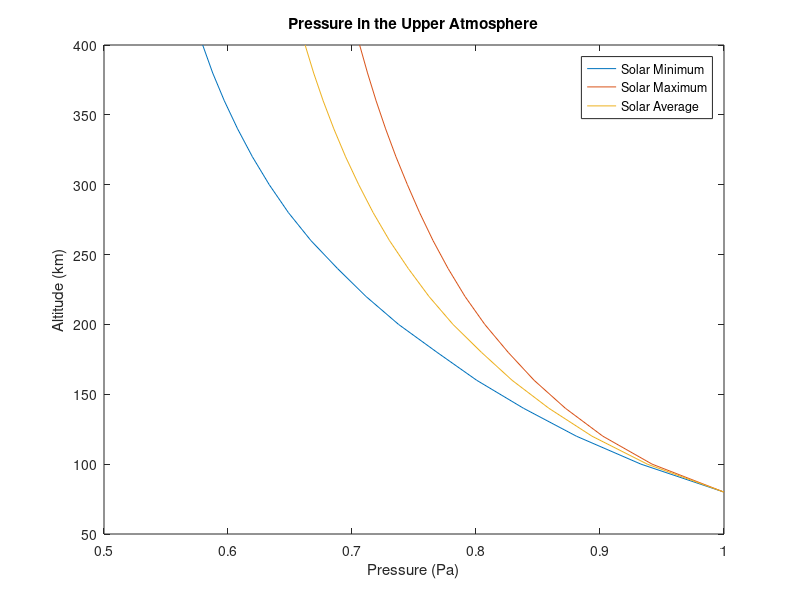
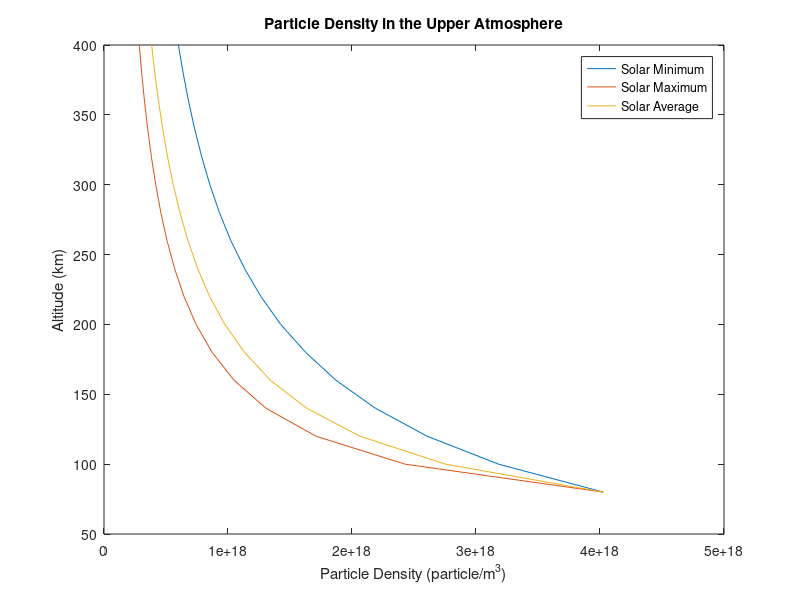
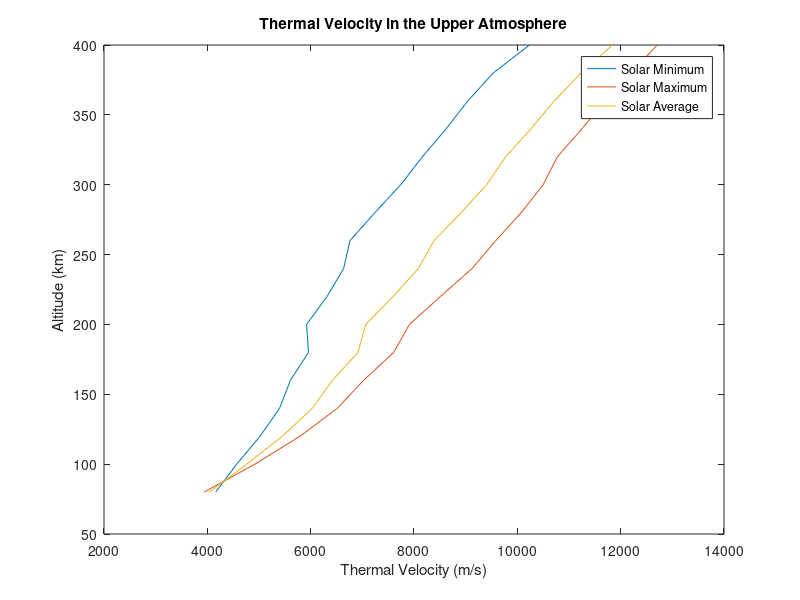
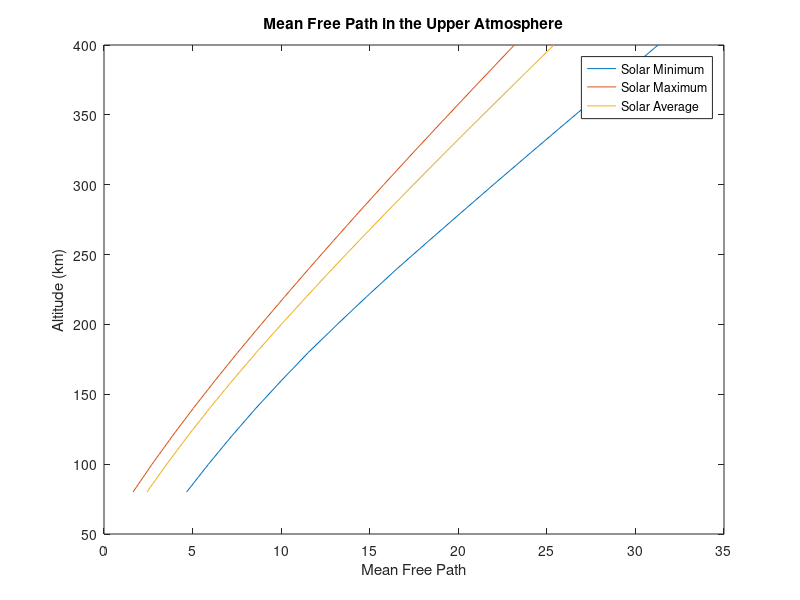

Reproduce these figures in MATLAB, in order.
%% Midterm 1
% Spacecraft Environments
% Liam Hood
function Midterm1()
clc; clear; close all;

AtmosphericTable = [ 80	0.021999025	0.024571135	3.22009E-20	4.11549E-20 ; ...
100	0.021546553	0.024570958	3.06282E-20	4.1155E-20 ; ...
120	0.020572841	0.024107455	2.72417E-20	3.95418E-20 ; ...
140	0.020151824	0.024107237	2.57837E-20	3.95419E-20 ; ...
160	0.02086041	0.025089884	2.82738E-20	4.29638E-20 ; ...
180	0.020421949	0.025089881	2.67765E-20	4.29638E-20 ; ...
200	0.022634086	0.026635973	3.4598E-20	4.83512E-20 ; ...
220	0.021613262	0.025956358	3.11248E-20	4.59902E-20 ; ...
240	0.021135058	0.025173841	2.95466E-20	4.32741E-20 ; ...
260	0.021875748	0.025149913	3.2131E-20	4.31986E-20 ; ...
280	0.020375056	0.024860903	2.70977E-20	4.22018E-20; ...
300	0.018972346	0.024833729	2.24304E-20	4.21212E-20; ...
320	0.018104496	0.02542809	1.97679E-20	4.42149E-20; ...
340	0.017154812	0.025014337	1.70363E-20	4.27978E-20; ...
360	0.016438595	0.024711836	1.60011E-20	4.17767E-20; ...
380	0.01553743	0.024121928	1.40283E-20	3.97589E-20; ...
400	0.014143682	0.02359261	1.3322E-20	3.79628E-20; ...
420	0.01066863	0.022535034	1.24689E-20	3.43184E-20; ...
440	0.007258539	0.021449041	1.06353E-20	3.05727E-20; ...
460	0.00432235	0.020404336	9.03802E-21	2.69659E-20; ...
480	0.00351503	0.019459819	8.28983E-21	2.37016E-20; ...
500	0.003010642	0.018651911	7.961E-21	2.09065E-20; ...
520	0.002177618	0.018116948	7.74687E-21	1.90794E-20; ...
540	0.001817642	0.017637395	7.79726E-21	1.74364E-20; ...
560	0.001737794	0.017266981	8.04958E-21	1.61774E-20; ...
580	0.001645458	0.017042738	8.47109E-21	1.54638E-20; ...
600	0.001588727	0.016836129	9.20218E-21	1.48111E-20 ] ;

AODensity = [ 200	1.00E+16	1.00E+16 ; ... 
220	6.00E+15	8.00E+15;...
240	3.00E+15	6.00E+15;...
260	1.00E+15	4.00E+15;...
280	7.00E+14	3.00E+15;...
300	5.00E+14	2.00E+15;...
320	3.00E+14	1.00E+15;...
340	2.00E+14	8.00E+14;...
360	1.00E+14	6.00E+14;...
380	7.00E+13	5.00E+14;...
400	3.00E+13	4.00E+14;...
420	8.00E+12	3.80E+14;...
440	3.00E+12	3.60E+14;...
460	1.00E+12	3.40E+14;...
480	7.00E+11	3.20E+14;...
500	5.00E+11	3.00E+14;...
520	2.00E+11	2.60E+14;...
540	9.00E+10	2.30E+14;...
560	6.00E+10	2.00E+14;...
580	3.00E+10	1.60E+14;...
600	1.00E+10	1.30E+14 ] ;

g = 9.81 ; % m*s^-2
R = 287 ; % J*mol^-1*K^-1
kB = 138e-23 ; % J/K
Na = 6.0221409e23 ; % avogadro's number
mu = 398600 ;
re = 6378 ;

h = AtmosphericTable( 1:17 , 1 ) ;
Mmin = AtmosphericTable( 1:17 , 2 ) ;
Mmax = AtmosphericTable( 1:17 , 3 ) ;
Mavg = ( Mmin + Mmax ) ./ 2 ;

%% 1
sminT = linspace( 180 , 700 , 17 ) ;
smaxT = linspace( 180 , 1800 , 17 ) ;
savgT = ( sminT + smaxT ) ./ 2 ;

psmin = 1 ; % [Pa] at 80 km
psavg = 1 ; 
psmax = 1 ; % [Pa] at 80 km
for ii = 2:17
    psmin(ii) = psmin(ii-1)*exp( -(Mmin(ii)*g*20e3) / (R*sminT(ii)) ) ;
    psavg(ii) = psavg(ii-1)*exp( -(Mavg(ii)*g*20e3) / (R*savgT(ii)) ) ;
    psmax(ii) = psmax(ii-1)*exp( -(Mmax(ii)*g*20e3) / (R*smaxT(ii)) ) ;
end
figure
plot( psmin , h , psmax , h , psavg , h) 
title( 'Pressure in the Upper Atmosphere' ) 
xlabel( 'Pressure (Pa)' )
ylabel( 'Altitude (km)' )
legend( 'Solar Minimum' , 'Solar Maximum' , 'Solar Average' )
% The pressure drops less with altitude for solar maximum because the
% molecules are hotter so moving more, creating more pressure expanding the
% atmosphere

% particle density
ng_smin = psmin./(kB.*sminT) ;
ng_savg = psavg./(kB.*savgT) ;
ng_smax = psmax./(kB.*smaxT) ;
figure
plot( ng_smin , h , ng_smax , h , ng_savg , h ) 
title( 'Particle Density in the Upper Atmosphere' ) 
xlabel( 'Particle Density (particle/m^3)' )
ylabel( 'Altitude (km)' )
legend( 'Solar Minimum' , 'Solar Maximum' , 'Solar Average' )
% The particle density decreases with altitude. It is faster for solar
% maximum because the molecules are warmer and collide more often expanding
% the space between molecules

% Thermal velocity
for ii = 1:17
    v_smin(ii) = sqrt( 8*kB*sminT(ii)/(pi*(Mmin(ii)/Na)) ) ;
    v_savg(ii) = sqrt( 8*kB*savgT(ii)/(pi*(Mavg(ii)/Na)) ) ;
    v_smax(ii) = sqrt( 8*kB*smaxT(ii)/(pi*(Mmax(ii)/Na)) ) ;
end
figure
plot( v_smin , h , v_smax , h , v_savg , h ) 
title( 'Thermal Velocity in the Upper Atmosphere' ) 
xlabel( 'Thermal Velocity (m/s)' )
ylabel( 'Altitude (km)' )
legend( 'Solar Minimum' , 'Solar Maximum' , 'Solar Average' )
% The thermal velocity increases with temperature which makes sense. And
% they start at about the same velocity because the temperature and
% composition of the atmosphere is not very effected at lower altitudes. At
% the high altitude the solar maximum thermal velocity is much higher
% because the molecules are much warmer. It is weird that the curve is less
% smooth

% Mean free path
for ii = 1:17
    mfp_smin = 1./(4.*ng_smin*(AtmosphericTable(ii,4))) ;
    mfp_savg = 1./(4.*ng_savg*((AtmosphericTable(ii,4)+AtmosphericTable(ii,5))./2)) ;
    mfp_smax = 1./(4.*ng_smax*(AtmosphericTable(ii,5))) ;
end
figure
plot( mfp_smin , h , mfp_smax , h , mfp_savg , h ) 
title( 'Mean Free Path in the Upper Atmosphere' ) 
xlabel( 'Mean Free Path' )
ylabel( 'Altitude (km)' )
legend( 'Solar Minimum' , 'Solar Maximum' , 'Solar Average' )
% It makes sense that the mean free path increase with altitude since the
% particel density of the atmosphere decreases. It also makes sense that
% solar maximum makes it shorter because the atmosphere expands more with
% the extra heat.

%% 2
% p = rho*R*T
% a 
n = 1e2 ;
p0 = 1 ; % avg pressure [Pa] at 80km
T0 = 273.15 - 80 ; %avg temp [K] at 80 km
L = 3 ; % [K/km]
p = p0.*( 1 + (L/T0).*h ).^((Mavg.*g)./(R.*L)) ;
T = T0 + L/h ;
for ii = 1:length(h)
    rho(ii) = p(ii)/(R*T(ii)) ;
end
figure
plot( rho , h ) 
title( 'Density in the Upper Atmosphere' ) 
xlabel( 'Density (kg/m^3)' )
ylabel( 'Altitude (km)' )

% b
a = 400 + re ;
m = 80 ;
A = 1 ;
Cd = 2.2 ;
time = 0 ;
ii = 1 ;
while a(ii) > ( 80 + re )
    adot(ii) = -((rho(ii)*A*Cd)/m)*((mu*a(ii))^.5)*(1e3) ;
    Life(ii) = -20/adot(ii) ;
    time(ii+1) = sum(Life) ;
    a(ii+1) = a(ii) - 20 ;
    ii = ii + 1 ;
end
disp([ 'The time to de-orbit is ' , num2str(time(ii)) ])

% c
m = 80 ;
A = linspace( 1 , 100 , 100 );
Cd = 2.2 ;
time = 0 ;
for jj = 1:100 
    a = 400 + re ;
    ii = 1 ;
    while a(ii) > ( 80 + re )
        adot(ii,jj) = -((rho(ii)*A(jj)*Cd)/m)*((mu*a(ii))^.5)*(1e3) ;
        Life(ii) = -20/adot(ii,jj) ;
        time(jj) = sum(Life) ;
        a(ii+1) = a(ii) - 20 ;
        ii = ii + 1 ;
    end
end
figure
plot( A , time )
title( 'S/c lifespan with Different Sails' )
xlabel( 'Sail Area (m^2)' )
ylabel( 'Lifespan' )

%% 3 
mu = 398600 ;
re = 6378 ;
v = sqrt( mu / re )*10^5 ; % cm/s
E_ag = 10.5e-24 ; % cm^3 from slides
phi_min = AODensity(12,2)*10^-6*v ;
phi_max = AODensity(12,3)*10^-6*v ;
erate_min = E_ag*phi_min ;
erate_max = E_ag*phi_max ;
edepth_min = 0 ;
t = 0 ;
ii = 2 ;
while edepth_min(ii-1) <= .1 
    edepth_min(ii) = edepth_min(ii - 1) + erate_min*10^5 ; % erosion since start
    t(ii) = t(ii-1)+10^5 ; % seconds since start
    ii = ii + 1 ;
end
edepth_max = 0 ;
tmax = 0 ;
ii = 2 ;
while edepth_max(ii-1) <= .1 
    edepth_max(ii) = edepth_max(ii - 1) + erate_max*10^5 ; % erosion since start
    tmax(ii) = tmax(ii-1)+10^5 ; % seconds since start
    ii = ii + 1 ;
end

figure
plot( t/(60*60*24) , edepth_min , tmax/(60*60*24) , edepth_max )
title( 'Erosion of Silver' ) 
xlabel( 'Time (days)' )
ylabel( 'Erosion Depth (cm)' )
legend( 'Solar Minimum' , 'Solar Maximum' )

%% 4 
TML = .91 ;
CVCM = .07 ;
% a 
temp = linspace( 50 , 300 , 1e3 ) ;
Ea = [ 4 , 8 , 12 , 16 ] ;
tau0 = 5e-12 ;
for ii = 1:length(Ea) 
    tau(ii,:) = tau0.*exp(Ea(ii)./(R.*temp)) ;
end
plot( temp , tau(1,:) , temp , tau(2,:) , temp , tau(3,:) , temp , tau(4,:) )
title( 'Residence Time vs Temperature at Different Activation Energies' ) 
xlabel( 'Temperature (Kelvin)' )
ylabel( 'Residence Time (s)' )
legend( 'Ea = 4' , 'Ea = 8' , 'Ea = 12' , 'Ea = 16' )

% b
m0 = 11 ; % grams
t = 24 ;
temp = 273.15 + [ 0 , 40 , 80 ] ; 
Ea = 12*4184 ; 
q0 = ( m0*TML )./(2*exp(-Ea./(R*398*sqrt(24)))) ;
for jj = 1:length(temp)
    m0 = 11 ; % grams
    for ii = 1:7
        t(ii) = (ii) ;
        q0 = ( m0*TML )./(2*exp(-Ea./(R*398*sqrt(24)))) ;
        deltam(ii,jj) = 2.*q0.*exp(-Ea./(R.*temp(jj))).*(sqrt(t(ii))-sqrt(t(ii)-1)) ;
        m0 = m0 - deltam(ii,jj) ;
    end
end
day = t ;
figure 
plot( day , deltam(:,1) , day , deltam(:,2) , day , deltam(:,3) )
title( 'Daily Mass Loss' )
xlabel( 'Mission Day' )
ylabel( 'Mass Loss (g)' )
legend( '0 degrees C' , '40 degrees C' , '80 degrees C' )

% c
F = linspace( .00033 , .044 , 5 ) ;
temp = 274 ;
Ea = 10*4184 ; 
m0 = 11 ;
for jj = 1:length(F)
    m0 = 11 ; % grams
    for ii = 1:7
        t(ii) = (ii) ;
        q0 = ( m0*TML )./(2*exp(-Ea./(R*398*sqrt(24)))) ;
        deltam(ii,jj) = 2.*q0.*exp(-Ea./(R.*temp)).*(sqrt(t(ii))-sqrt(t(ii)-1)) ;
        deltamd(ii,jj) = F(jj)*deltam(ii,jj) ;
        m0 = m0 - deltam(ii,jj) ;
    end 
end
day = t ;
figure 
plot( day , deltam(:,1) , day , deltam(:,2) , day , deltam(:,3) , day , deltam(:,4) , day , deltam(:,5) )
title( 'Daily Mass Loss' )
xlabel( 'Mission Day' )
ylabel( 'Mass Loss (g)' )
legend( [ 'View Factor = ' , num2str(F(1)) ] , [ 'View Factor = ' , num2str(F(2)) ] , [ 'View Factor = ' , num2str(F(3)) ] , [ 'View Factor = ' , num2str(F(4)) ] , [ 'View Factor = ' , num2str(F(5)) ] ) ;
figure 
plot( day , deltamd(:,1) , day , deltamd(:,2) , day , deltamd(:,3) , day , deltamd(:,4) , day , deltamd(:,5) )
title( 'Daily Mass Deposited' )
xlabel( 'Mission Day' )
ylabel( 'Mass Deposited (g)' )
legend( [ 'View Factor = ' , num2str(F(1)) ] , [ 'View Factor = ' , num2str(F(2)) ] , [ 'View Factor = ' , num2str(F(3)) ] , [ 'View Factor = ' , num2str(F(4)) ] , [ 'View Factor = ' , num2str(F(5)) ] )
end